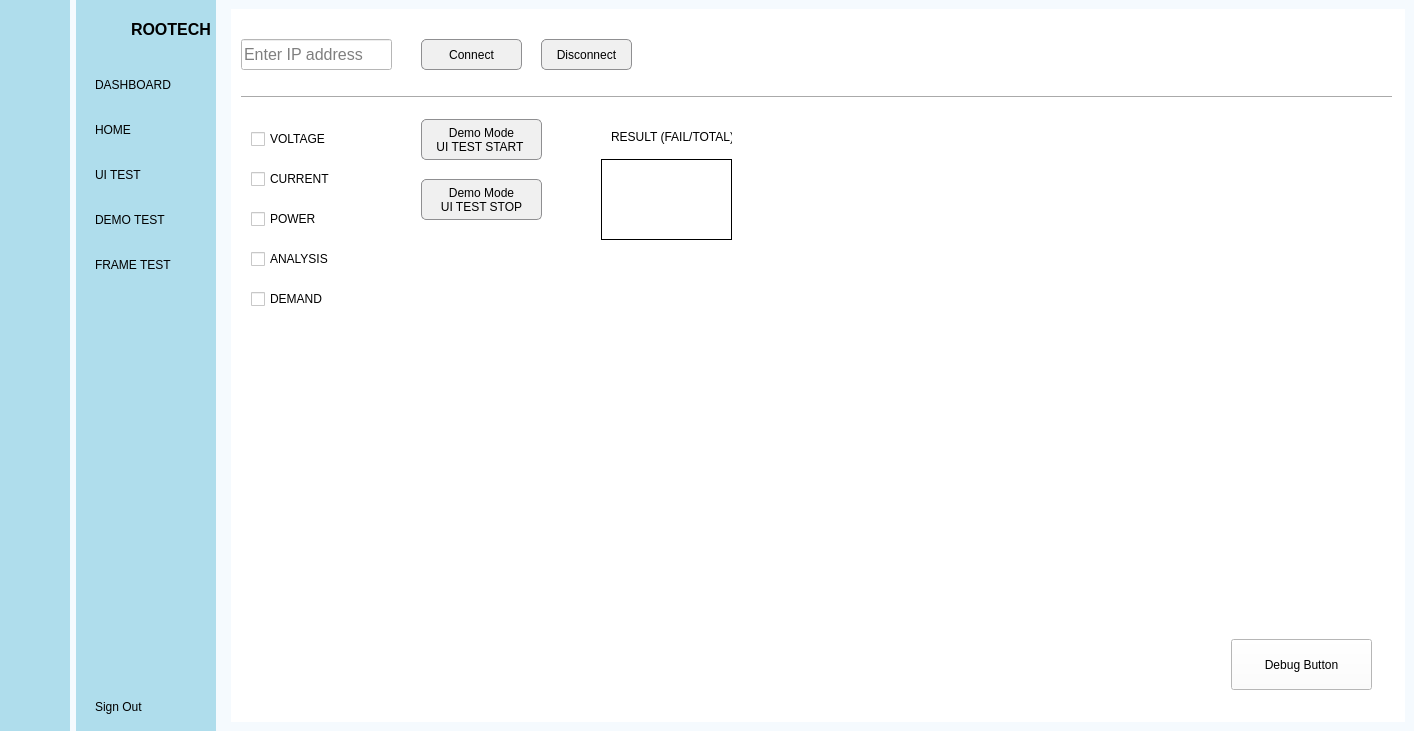
<?xml version="1.0" encoding="UTF-8"?>
<ui version="4.0">
 <class>MainWindow</class>
 <widget class="QMainWindow" name="MainWindow">
  <property name="geometry">
   <rect>
    <x>0</x>
    <y>0</y>
    <width>1414</width>
    <height>731</height>
   </rect>
  </property>
  <property name="minimumSize">
   <size>
    <width>1280</width>
    <height>720</height>
   </size>
  </property>
  <property name="windowTitle">
   <string>MainWindow</string>
  </property>
  <property name="styleSheet">
   <string notr="true">background-color: rgb(245, 250, 254);</string>
  </property>
  <widget class="QWidget" name="centralwidget">
   <layout class="QGridLayout" name="gridLayout">
    <property name="leftMargin">
     <number>0</number>
    </property>
    <property name="topMargin">
     <number>0</number>
    </property>
    <property name="rightMargin">
     <number>0</number>
    </property>
    <property name="bottomMargin">
     <number>0</number>
    </property>
    <item row="0" column="0">
     <widget class="QWidget" name="icon_only_widget" native="true">
      <property name="minimumSize">
       <size>
        <width>0</width>
        <height>0</height>
       </size>
      </property>
      <property name="maximumSize">
       <size>
        <width>70</width>
        <height>16777215</height>
       </size>
      </property>
      <property name="styleSheet">
       <string notr="true">QWidget{
	background-color: rgb(175, 221, 236);
}

QPushButton {
	color:black;
	text-align:center;
	height:30px;
	border:none;
	border-top-left-radius:10px;
	border-bottom-left-radius:10px;
	border-top-right-radius:10px;
	border-bottom-right-radius:10px;
}

QPushButton:checked{
	background-color:#F5FAFE;
	font-weight:bold;
}</string>
      </property>
      <layout class="QVBoxLayout" name="verticalLayout_3">
       <item>
        <layout class="QHBoxLayout" name="horizontalLayout_2">
         <item>
          <spacer name="horizontalSpacer_3">
           <property name="orientation">
            <enum>Qt::Orientation::Horizontal</enum>
           </property>
           <property name="sizeHint" stdset="0">
            <size>
             <width>18</width>
             <height>20</height>
            </size>
           </property>
          </spacer>
         </item>
         <item>
          <widget class="QLabel" name="label">
           <property name="minimumSize">
            <size>
             <width>40</width>
             <height>40</height>
            </size>
           </property>
           <property name="maximumSize">
            <size>
             <width>40</width>
             <height>40</height>
            </size>
           </property>
           <property name="text">
            <string/>
           </property>
           <property name="pixmap">
            <pixmap resource="resources.qrc">:/images/Rootech.png</pixmap>
           </property>
           <property name="scaledContents">
            <bool>true</bool>
           </property>
          </widget>
         </item>
         <item>
          <spacer name="horizontalSpacer_4">
           <property name="orientation">
            <enum>Qt::Orientation::Horizontal</enum>
           </property>
           <property name="sizeHint" stdset="0">
            <size>
             <width>18</width>
             <height>20</height>
            </size>
           </property>
          </spacer>
         </item>
        </layout>
       </item>
       <item>
        <layout class="QVBoxLayout" name="verticalLayout">
         <property name="spacing">
          <number>15</number>
         </property>
         <property name="topMargin">
          <number>15</number>
         </property>
         <item>
          <widget class="QPushButton" name="pushButton_3">
           <property name="text">
            <string/>
           </property>
           <property name="icon">
            <iconset resource="resources.qrc">
             <normaloff>:/images/dashboard.png</normaloff>:/images/dashboard.png</iconset>
           </property>
           <property name="checkable">
            <bool>true</bool>
           </property>
           <property name="autoExclusive">
            <bool>true</bool>
           </property>
          </widget>
         </item>
         <item>
          <widget class="QPushButton" name="btn_home_1">
           <property name="text">
            <string/>
           </property>
           <property name="icon">
            <iconset resource="resources.qrc">
             <normaloff>:/images/home.png</normaloff>:/images/home.png</iconset>
           </property>
           <property name="checkable">
            <bool>true</bool>
           </property>
           <property name="autoExclusive">
            <bool>true</bool>
           </property>
          </widget>
         </item>
         <item>
          <widget class="QPushButton" name="btn_ui_test_1">
           <property name="text">
            <string/>
           </property>
           <property name="icon">
            <iconset resource="resources.qrc">
             <normaloff>:/images/brand_family.png</normaloff>:/images/brand_family.png</iconset>
           </property>
           <property name="checkable">
            <bool>true</bool>
           </property>
           <property name="autoExclusive">
            <bool>true</bool>
           </property>
          </widget>
         </item>
         <item>
          <widget class="QPushButton" name="btn_setup_test_1">
           <property name="text">
            <string/>
           </property>
           <property name="icon">
            <iconset resource="resources.qrc">
             <normaloff>:/images/computer.png</normaloff>:/images/computer.png</iconset>
           </property>
           <property name="checkable">
            <bool>true</bool>
           </property>
           <property name="autoExclusive">
            <bool>true</bool>
           </property>
          </widget>
         </item>
         <item>
          <widget class="QPushButton" name="btn_frame_test_1">
           <property name="text">
            <string/>
           </property>
           <property name="icon">
            <iconset resource="resources.qrc">
             <normaloff>:/images/videocam.png</normaloff>:/images/videocam.png</iconset>
           </property>
           <property name="checkable">
            <bool>true</bool>
           </property>
           <property name="autoExclusive">
            <bool>true</bool>
           </property>
          </widget>
         </item>
        </layout>
       </item>
       <item>
        <spacer name="verticalSpacer">
         <property name="orientation">
          <enum>Qt::Orientation::Vertical</enum>
         </property>
         <property name="sizeHint" stdset="0">
          <size>
           <width>20</width>
           <height>383</height>
          </size>
         </property>
        </spacer>
       </item>
       <item>
        <widget class="QPushButton" name="pushButton_6">
         <property name="text">
          <string/>
         </property>
         <property name="icon">
          <iconset resource="resources.qrc">
           <normaloff>:/images/logout.png</normaloff>:/images/logout.png</iconset>
         </property>
         <property name="checkable">
          <bool>true</bool>
         </property>
        </widget>
       </item>
      </layout>
     </widget>
    </item>
    <item row="0" column="1">
     <widget class="QWidget" name="icon_name_widget" native="true">
      <property name="enabled">
       <bool>true</bool>
      </property>
      <property name="minimumSize">
       <size>
        <width>0</width>
        <height>0</height>
       </size>
      </property>
      <property name="styleSheet">
       <string notr="true">QWidget{
	background-color: rgb(175, 221, 236);
}

QPushButton {
	color:black;
	text-align:left;
	height:30px;
	border:none;
	padding-left:10px;
	border-top-left-radius:10px;
	border-bottom-left-radius:10px;
	border-top-right-radius:10px;
	border-bottom-right-radius:10px;
}

QPushButton:checked{
	background-color:#F5FAFE;
	font-weight:bold;
}</string>
      </property>
      <layout class="QVBoxLayout" name="verticalLayout_4">
       <property name="rightMargin">
        <number>5</number>
       </property>
       <item>
        <layout class="QHBoxLayout" name="horizontalLayout_3">
         <item>
          <widget class="QLabel" name="label_2">
           <property name="minimumSize">
            <size>
             <width>40</width>
             <height>40</height>
            </size>
           </property>
           <property name="maximumSize">
            <size>
             <width>40</width>
             <height>40</height>
            </size>
           </property>
           <property name="text">
            <string/>
           </property>
           <property name="pixmap">
            <pixmap resource="resources.qrc">:/images/Rootech.png</pixmap>
           </property>
           <property name="scaledContents">
            <bool>true</bool>
           </property>
          </widget>
         </item>
         <item>
          <widget class="QLabel" name="label_3">
           <property name="font">
            <font>
             <family>Segoe UI</family>
             <pointsize>12</pointsize>
             <bold>true</bold>
            </font>
           </property>
           <property name="text">
            <string>ROOTECH</string>
           </property>
          </widget>
         </item>
        </layout>
       </item>
       <item>
        <layout class="QVBoxLayout" name="verticalLayout_2">
         <property name="spacing">
          <number>15</number>
         </property>
         <property name="topMargin">
          <number>15</number>
         </property>
         <item>
          <widget class="QPushButton" name="pushButton_12">
           <property name="text">
            <string>DASHBOARD</string>
           </property>
           <property name="icon">
            <iconset resource="resources.qrc">
             <normaloff>:/images/dashboard.png</normaloff>:/images/dashboard.png</iconset>
           </property>
           <property name="checkable">
            <bool>true</bool>
           </property>
           <property name="autoExclusive">
            <bool>true</bool>
           </property>
          </widget>
         </item>
         <item>
          <widget class="QPushButton" name="btn_home_2">
           <property name="text">
            <string>HOME</string>
           </property>
           <property name="icon">
            <iconset resource="resources.qrc">
             <normaloff>:/images/home.png</normaloff>:/images/home.png</iconset>
           </property>
           <property name="checkable">
            <bool>true</bool>
           </property>
           <property name="autoExclusive">
            <bool>true</bool>
           </property>
          </widget>
         </item>
         <item>
          <widget class="QPushButton" name="btn_ui_test_2">
           <property name="text">
            <string>UI TEST</string>
           </property>
           <property name="icon">
            <iconset resource="resources.qrc">
             <normaloff>:/images/brand_family.png</normaloff>:/images/brand_family.png</iconset>
           </property>
           <property name="checkable">
            <bool>true</bool>
           </property>
           <property name="autoExclusive">
            <bool>true</bool>
           </property>
          </widget>
         </item>
         <item>
          <widget class="QPushButton" name="btn_demo_test">
           <property name="text">
            <string>DEMO TEST</string>
           </property>
           <property name="icon">
            <iconset resource="resources.qrc">
             <normaloff>:/images/computer.png</normaloff>:/images/computer.png</iconset>
           </property>
           <property name="checkable">
            <bool>true</bool>
           </property>
           <property name="autoExclusive">
            <bool>true</bool>
           </property>
          </widget>
         </item>
         <item>
          <widget class="QPushButton" name="btn_frame_test_2">
           <property name="text">
            <string>FRAME TEST</string>
           </property>
           <property name="icon">
            <iconset resource="resources.qrc">
             <normaloff>:/images/videocam.png</normaloff>:/images/videocam.png</iconset>
           </property>
           <property name="checkable">
            <bool>true</bool>
           </property>
           <property name="autoExclusive">
            <bool>true</bool>
           </property>
          </widget>
         </item>
        </layout>
       </item>
       <item>
        <spacer name="verticalSpacer_2">
         <property name="orientation">
          <enum>Qt::Orientation::Vertical</enum>
         </property>
         <property name="sizeHint" stdset="0">
          <size>
           <width>20</width>
           <height>383</height>
          </size>
         </property>
        </spacer>
       </item>
       <item>
        <widget class="QPushButton" name="pushButton_7">
         <property name="text">
          <string>Sign Out</string>
         </property>
         <property name="icon">
          <iconset resource="resources.qrc">
           <normaloff>:/images/logout.png</normaloff>:/images/logout.png</iconset>
         </property>
         <property name="checkable">
          <bool>true</bool>
         </property>
        </widget>
       </item>
      </layout>
     </widget>
    </item>
    <item row="0" column="2">
     <widget class="QWidget" name="main_menu" native="true">
      <layout class="QVBoxLayout" name="verticalLayout_5">
       <item>
        <widget class="QStackedWidget" name="stackedWidget">
         <property name="font">
          <font>
           <pointsize>20</pointsize>
          </font>
         </property>
         <property name="styleSheet">
          <string notr="true">background-color: rgb(255, 255, 255);</string>
         </property>
         <property name="currentIndex">
          <number>2</number>
         </property>
         <widget class="QWidget" name="home_page">
          <widget class="QLabel" name="label_4">
           <property name="geometry">
            <rect>
             <x>40</x>
             <y>10</y>
             <width>48</width>
             <height>16</height>
            </rect>
           </property>
           <property name="text">
            <string>home</string>
           </property>
          </widget>
         </widget>
         <widget class="QWidget" name="ui_test_page">
          <layout class="QGridLayout" name="gridLayout_3">
           <item row="0" column="0">
            <layout class="QVBoxLayout" name="verticalLayout_6">
             <item>
              <widget class="QWidget" name="menu_widget" native="true">
               <property name="minimumSize">
                <size>
                 <width>1020</width>
                 <height>100</height>
                </size>
               </property>
               <property name="maximumSize">
                <size>
                 <width>500</width>
                 <height>100</height>
                </size>
               </property>
               <widget class="QPushButton" name="pushButton_2">
                <property name="geometry">
                 <rect>
                  <x>810</x>
                  <y>50</y>
                  <width>75</width>
                  <height>24</height>
                 </rect>
                </property>
                <property name="text">
                 <string>PushButton</string>
                </property>
               </widget>
               <widget class="QPushButton" name="btn_add_tc">
                <property name="geometry">
                 <rect>
                  <x>910</x>
                  <y>50</y>
                  <width>75</width>
                  <height>24</height>
                 </rect>
                </property>
                <property name="text">
                 <string>ADD TC</string>
                </property>
               </widget>
              </widget>
             </item>
             <item>
              <widget class="QWidget" name="tc_widget" native="true">
               <property name="minimumSize">
                <size>
                 <width>0</width>
                 <height>500</height>
                </size>
               </property>
               <layout class="QGridLayout" name="gridLayout_2">
                <item row="0" column="0">
                 <widget class="QScrollArea" name="scrollArea">
                  <property name="enabled">
                   <bool>true</bool>
                  </property>
                  <property name="sizePolicy">
                   <sizepolicy hsizetype="Expanding" vsizetype="Expanding">
                    <horstretch>0</horstretch>
                    <verstretch>0</verstretch>
                   </sizepolicy>
                  </property>
                  <property name="minimumSize">
                   <size>
                    <width>0</width>
                    <height>0</height>
                   </size>
                  </property>
                  <property name="widgetResizable">
                   <bool>true</bool>
                  </property>
                  <property name="alignment">
                   <set>Qt::AlignmentFlag::AlignLeading|Qt::AlignmentFlag::AlignLeft|Qt::AlignmentFlag::AlignTop</set>
                  </property>
                  <widget class="QWidget" name="scrollAreaWidgetContents">
                   <property name="geometry">
                    <rect>
                     <x>0</x>
                     <y>0</y>
                     <width>60</width>
                     <height>480</height>
                    </rect>
                   </property>
                  </widget>
                 </widget>
                </item>
               </layout>
              </widget>
             </item>
            </layout>
           </item>
          </layout>
         </widget>
         <widget class="QWidget" name="setup_test_page">
          <widget class="QPushButton" name="btn_connect">
           <property name="geometry">
            <rect>
             <x>190</x>
             <y>30</y>
             <width>101</width>
             <height>31</height>
            </rect>
           </property>
           <property name="styleSheet">
            <string notr="true">QPushButton {
        border: 1px solid #8f8f91;
        border-radius: 5px;
        background-color: #f0f0f0;
        padding: 5px;
    }

QPushButton:pressed {
        background-color: #d0d0d0;
    }</string>
           </property>
           <property name="text">
            <string>Connect</string>
           </property>
           <property name="autoDefault">
            <bool>false</bool>
           </property>
           <property name="flat">
            <bool>false</bool>
           </property>
          </widget>
          <widget class="QPushButton" name="btn_disconnect">
           <property name="geometry">
            <rect>
             <x>310</x>
             <y>30</y>
             <width>91</width>
             <height>31</height>
            </rect>
           </property>
           <property name="styleSheet">
            <string notr="true">QPushButton {
        border: 1px solid #8f8f91;
        border-radius: 5px;
        background-color: #f0f0f0;
        padding: 5px;
    }

QPushButton:pressed {
        background-color: #d0d0d0;
    }</string>
           </property>
           <property name="text">
            <string>Disconnect</string>
           </property>
          </widget>
          <widget class="Line" name="line">
           <property name="geometry">
            <rect>
             <x>10</x>
             <y>80</y>
             <width>1151</width>
             <height>16</height>
            </rect>
           </property>
           <property name="font">
            <font>
             <bold>false</bold>
            </font>
           </property>
           <property name="orientation">
            <enum>Qt::Orientation::Horizontal</enum>
           </property>
          </widget>
          <widget class="QPushButton" name="btn_demo_mode_ui_test">
           <property name="geometry">
            <rect>
             <x>190</x>
             <y>110</y>
             <width>121</width>
             <height>41</height>
            </rect>
           </property>
           <property name="styleSheet">
            <string notr="true">QPushButton {
        border: 1px solid #8f8f91;
        border-radius: 5px;
        background-color: #f0f0f0;
        padding: 5px;
    }

QPushButton:pressed {
        background-color: #d0d0d0;
    }</string>
           </property>
           <property name="text">
            <string>Demo Mode 
UI TEST START </string>
           </property>
          </widget>
          <widget class="QCheckBox" name="checkBox_voltage">
           <property name="geometry">
            <rect>
             <x>20</x>
             <y>120</y>
             <width>79</width>
             <height>20</height>
            </rect>
           </property>
           <property name="text">
            <string>VOLTAGE</string>
           </property>
          </widget>
          <widget class="QCheckBox" name="checkBox_current">
           <property name="geometry">
            <rect>
             <x>20</x>
             <y>160</y>
             <width>79</width>
             <height>20</height>
            </rect>
           </property>
           <property name="text">
            <string>CURRENT</string>
           </property>
          </widget>
          <widget class="QCheckBox" name="checkBox_power">
           <property name="geometry">
            <rect>
             <x>20</x>
             <y>200</y>
             <width>79</width>
             <height>20</height>
            </rect>
           </property>
           <property name="text">
            <string>POWER</string>
           </property>
          </widget>
          <widget class="QCheckBox" name="checkBox_analysis">
           <property name="geometry">
            <rect>
             <x>20</x>
             <y>240</y>
             <width>79</width>
             <height>20</height>
            </rect>
           </property>
           <property name="text">
            <string>ANALYSIS</string>
           </property>
          </widget>
          <widget class="QPushButton" name="debug_button">
           <property name="geometry">
            <rect>
             <x>1000</x>
             <y>630</y>
             <width>141</width>
             <height>51</height>
            </rect>
           </property>
           <property name="text">
            <string>Debug Button</string>
           </property>
          </widget>
          <widget class="QPushButton" name="btn_demo_mode_ui_test_2">
           <property name="geometry">
            <rect>
             <x>190</x>
             <y>170</y>
             <width>121</width>
             <height>41</height>
            </rect>
           </property>
           <property name="styleSheet">
            <string notr="true">QPushButton {
        border: 1px solid #8f8f91;
        border-radius: 5px;
        background-color: #f0f0f0;
        padding: 5px;
    }

QPushButton:pressed {
        background-color: #d0d0d0;
    }</string>
           </property>
           <property name="text">
            <string>Demo Mode 
UI TEST STOP</string>
           </property>
          </widget>
          <widget class="QLineEdit" name="input_ip">
           <property name="geometry">
            <rect>
             <x>10</x>
             <y>30</y>
             <width>151</width>
             <height>31</height>
            </rect>
           </property>
           <property name="font">
            <font>
             <pointsize>12</pointsize>
            </font>
           </property>
           <property name="inputMask">
            <string/>
           </property>
           <property name="placeholderText">
            <string>Enter IP address</string>
           </property>
          </widget>
          <widget class="QLabel" name="score">
           <property name="geometry">
            <rect>
             <x>370</x>
             <y>150</y>
             <width>131</width>
             <height>81</height>
            </rect>
           </property>
           <property name="font">
            <font>
             <pointsize>25</pointsize>
            </font>
           </property>
           <property name="frameShape">
            <enum>QFrame::Shape::Box</enum>
           </property>
           <property name="text">
            <string/>
           </property>
           <property name="alignment">
            <set>Qt::AlignmentFlag::AlignCenter</set>
           </property>
           <property name="wordWrap">
            <bool>false</bool>
           </property>
          </widget>
          <widget class="QLabel" name="score_label">
           <property name="geometry">
            <rect>
             <x>380</x>
             <y>120</y>
             <width>121</width>
             <height>16</height>
            </rect>
           </property>
           <property name="text">
            <string>RESULT (FAIL/TOTAL)</string>
           </property>
          </widget>
          <widget class="QCheckBox" name="checkBox_demand">
           <property name="geometry">
            <rect>
             <x>20</x>
             <y>280</y>
             <width>79</width>
             <height>20</height>
            </rect>
           </property>
           <property name="text">
            <string>DEMAND</string>
           </property>
          </widget>
         </widget>
         <widget class="QWidget" name="frame_test_page">
          <widget class="QPushButton" name="btn_select_webcam">
           <property name="geometry">
            <rect>
             <x>20</x>
             <y>30</y>
             <width>101</width>
             <height>31</height>
            </rect>
           </property>
           <property name="styleSheet">
            <string notr="true">QPushButton {
    background-color: white;
    color: black;
}
QPushButton:checked {
    background-color: black;
    color: white;
    border: 1px solid black;
}</string>
           </property>
           <property name="text">
            <string>Select WebCam</string>
           </property>
           <property name="checkable">
            <bool>true</bool>
           </property>
          </widget>
          <widget class="QPushButton" name="btn_start_webcam">
           <property name="geometry">
            <rect>
             <x>30</x>
             <y>90</y>
             <width>75</width>
             <height>24</height>
            </rect>
           </property>
           <property name="text">
            <string>Start</string>
           </property>
          </widget>
          <widget class="QPushButton" name="btn_stop_webcam">
           <property name="geometry">
            <rect>
             <x>120</x>
             <y>90</y>
             <width>75</width>
             <height>24</height>
            </rect>
           </property>
           <property name="text">
            <string>Stop</string>
           </property>
          </widget>
          <widget class="QLabel" name="label_5">
           <property name="geometry">
            <rect>
             <x>40</x>
             <y>140</y>
             <width>71</width>
             <height>16</height>
            </rect>
           </property>
           <property name="text">
            <string>focus_value</string>
           </property>
          </widget>
          <widget class="QLineEdit" name="lineEdit">
           <property name="geometry">
            <rect>
             <x>40</x>
             <y>170</y>
             <width>113</width>
             <height>31</height>
            </rect>
           </property>
          </widget>
         </widget>
         <widget class="QWidget" name="page_5"/>
        </widget>
       </item>
      </layout>
     </widget>
    </item>
   </layout>
  </widget>
 </widget>
 <resources>
  <include location="resources.qrc"/>
 </resources>
 <connections>
  <connection>
   <sender>btn_frame_test_1</sender>
   <signal>toggled(bool)</signal>
   <receiver>btn_frame_test_2</receiver>
   <slot>setChecked(bool)</slot>
   <hints>
    <hint type="sourcelabel">
     <x>40</x>
     <y>272</y>
    </hint>
    <hint type="destinationlabel">
     <x>103</x>
     <y>269</y>
    </hint>
   </hints>
  </connection>
  <connection>
   <sender>btn_setup_test_1</sender>
   <signal>toggled(bool)</signal>
   <receiver>btn_demo_test</receiver>
   <slot>setChecked(bool)</slot>
   <hints>
    <hint type="sourcelabel">
     <x>42</x>
     <y>224</y>
    </hint>
    <hint type="destinationlabel">
     <x>114</x>
     <y>224</y>
    </hint>
   </hints>
  </connection>
  <connection>
   <sender>btn_ui_test_1</sender>
   <signal>toggled(bool)</signal>
   <receiver>btn_ui_test_2</receiver>
   <slot>setChecked(bool)</slot>
   <hints>
    <hint type="sourcelabel">
     <x>42</x>
     <y>177</y>
    </hint>
    <hint type="destinationlabel">
     <x>104</x>
     <y>179</y>
    </hint>
   </hints>
  </connection>
  <connection>
   <sender>btn_home_1</sender>
   <signal>toggled(bool)</signal>
   <receiver>btn_home_2</receiver>
   <slot>setChecked(bool)</slot>
   <hints>
    <hint type="sourcelabel">
     <x>38</x>
     <y>137</y>
    </hint>
    <hint type="destinationlabel">
     <x>118</x>
     <y>132</y>
    </hint>
   </hints>
  </connection>
  <connection>
   <sender>btn_home_2</sender>
   <signal>toggled(bool)</signal>
   <receiver>btn_home_1</receiver>
   <slot>setChecked(bool)</slot>
   <hints>
    <hint type="sourcelabel">
     <x>116</x>
     <y>122</y>
    </hint>
    <hint type="destinationlabel">
     <x>55</x>
     <y>127</y>
    </hint>
   </hints>
  </connection>
  <connection>
   <sender>btn_ui_test_2</sender>
   <signal>toggled(bool)</signal>
   <receiver>btn_ui_test_1</receiver>
   <slot>setChecked(bool)</slot>
   <hints>
    <hint type="sourcelabel">
     <x>94</x>
     <y>166</y>
    </hint>
    <hint type="destinationlabel">
     <x>53</x>
     <y>166</y>
    </hint>
   </hints>
  </connection>
  <connection>
   <sender>btn_demo_test</sender>
   <signal>toggled(bool)</signal>
   <receiver>btn_setup_test_1</receiver>
   <slot>setChecked(bool)</slot>
   <hints>
    <hint type="sourcelabel">
     <x>103</x>
     <y>210</y>
    </hint>
    <hint type="destinationlabel">
     <x>48</x>
     <y>224</y>
    </hint>
   </hints>
  </connection>
  <connection>
   <sender>btn_frame_test_2</sender>
   <signal>toggled(bool)</signal>
   <receiver>btn_frame_test_1</receiver>
   <slot>setChecked(bool)</slot>
   <hints>
    <hint type="sourcelabel">
     <x>111</x>
     <y>259</y>
    </hint>
    <hint type="destinationlabel">
     <x>53</x>
     <y>260</y>
    </hint>
   </hints>
  </connection>
  <connection>
   <sender>pushButton_6</sender>
   <signal>toggled(bool)</signal>
   <receiver>MainWindow</receiver>
   <slot>close()</slot>
   <hints>
    <hint type="sourcelabel">
     <x>42</x>
     <y>693</y>
    </hint>
    <hint type="destinationlabel">
     <x>34</x>
     <y>788</y>
    </hint>
   </hints>
  </connection>
  <connection>
   <sender>pushButton_7</sender>
   <signal>toggled(bool)</signal>
   <receiver>MainWindow</receiver>
   <slot>close()</slot>
   <hints>
    <hint type="sourcelabel">
     <x>133</x>
     <y>699</y>
    </hint>
    <hint type="destinationlabel">
     <x>133</x>
     <y>773</y>
    </hint>
   </hints>
  </connection>
  <connection>
   <sender>pushButton_12</sender>
   <signal>toggled(bool)</signal>
   <receiver>pushButton_3</receiver>
   <slot>setChecked(bool)</slot>
   <hints>
    <hint type="sourcelabel">
     <x>126</x>
     <y>91</y>
    </hint>
    <hint type="destinationlabel">
     <x>32</x>
     <y>86</y>
    </hint>
   </hints>
  </connection>
  <connection>
   <sender>pushButton_12</sender>
   <signal>clicked(bool)</signal>
   <receiver>icon_only_widget</receiver>
   <slot>setVisible(bool)</slot>
   <hints>
    <hint type="sourcelabel">
     <x>185</x>
     <y>93</y>
    </hint>
    <hint type="destinationlabel">
     <x>53</x>
     <y>482</y>
    </hint>
   </hints>
  </connection>
  <connection>
   <sender>pushButton_12</sender>
   <signal>clicked(bool)</signal>
   <receiver>icon_name_widget</receiver>
   <slot>setHidden(bool)</slot>
   <hints>
    <hint type="sourcelabel">
     <x>173</x>
     <y>94</y>
    </hint>
    <hint type="destinationlabel">
     <x>198</x>
     <y>493</y>
    </hint>
   </hints>
  </connection>
  <connection>
   <sender>pushButton_3</sender>
   <signal>toggled(bool)</signal>
   <receiver>pushButton_12</receiver>
   <slot>setChecked(bool)</slot>
   <hints>
    <hint type="sourcelabel">
     <x>49</x>
     <y>99</y>
    </hint>
    <hint type="destinationlabel">
     <x>92</x>
     <y>100</y>
    </hint>
   </hints>
  </connection>
  <connection>
   <sender>pushButton_3</sender>
   <signal>clicked(bool)</signal>
   <receiver>icon_only_widget</receiver>
   <slot>setHidden(bool)</slot>
   <hints>
    <hint type="sourcelabel">
     <x>53</x>
     <y>79</y>
    </hint>
    <hint type="destinationlabel">
     <x>50</x>
     <y>413</y>
    </hint>
   </hints>
  </connection>
  <connection>
   <sender>pushButton_3</sender>
   <signal>clicked(bool)</signal>
   <receiver>icon_name_widget</receiver>
   <slot>setVisible(bool)</slot>
   <hints>
    <hint type="sourcelabel">
     <x>47</x>
     <y>87</y>
    </hint>
    <hint type="destinationlabel">
     <x>86</x>
     <y>438</y>
    </hint>
   </hints>
  </connection>
 </connections>
</ui>
